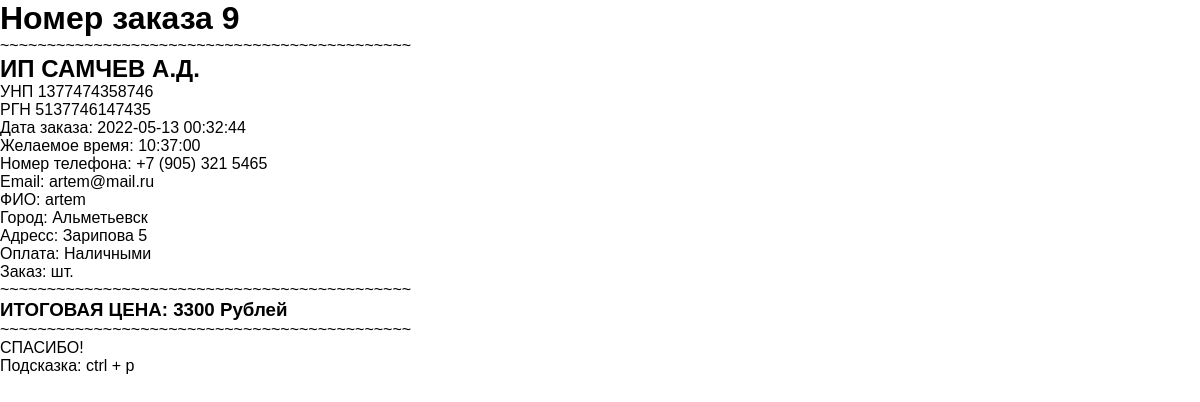
The page /user-cheque.php (signed in) on the database its author committed.
### tables this page shows
CREATE TABLE `orders2` (
  `id` int(11) NOT NULL,
  `name` varchar(255) NOT NULL,
  `email` varchar(255) NOT NULL,
  `phone` varchar(255) NOT NULL,
  `comment` varchar(255) NOT NULL,
  `price` varchar(255) NOT NULL,
  `payment` varchar(255) NOT NULL,
  `city` varchar(255) NOT NULL,
  `street` varchar(255) NOT NULL,
  `status` varchar(255) NOT NULL,
  `date` date NOT NULL,
  `time` datetime NOT NULL,
  `time2` time NOT NULL
);

### user-cheque.php (the view, shortened to what this page needs)
<?php
$host = 'localhost';
$user = 'root';
$password = '';
$dbName = 'inferno';
$link = mysqli_connect($host,$user,$password,$dbName);
mysqli_query($link,"SET NAMES 'utf 8'");
$email = $_SESSION['email'];
$query1 = "SELECT * FROM Orders2 WHERE Status='Завершён' AND email='$email'";
$result1 = mysqli_query($link, $query1);
while ($row = mysqli_fetch_array($result1)) {
    $id=$row['id'];
    $street=$row['street'];
    $phone=$row['phone'];
    $time=$row['time'];
    $price=$row['price'];
    $city=$row['city'];
    $name=$row['name'];
    $payment=$row['payment'];
    $time2=$row['time2'];
};
?>
<!DOCTYPE html>
<html lang="en">
<head>
    <link rel="stylesheet" href="css/style.css">
</head>
<body class="block-check-par">
    <div class="block-check">
        <h1>Номер заказа <?php echo  $id ?></h1>
        <p>~~~~~~~~~~~~~~~~~~~~~~~~~~~~~~~~~~~~~~~~~~~~</p>
        <h2>ИП САМЧЕВ А.Д.</h2>
        <p>УНП 1377474358746</p>
        <p>РГН 5137746147435</p>
        <p>Дата заказа: <?php echo  $time ?> </p>
        <p>Желаемое время: <?php echo  $time2 ?></p>
        <p>Номер телефона: <?php echo  $phone ?></p>
        <p>Email: <?php echo  $email ?></p>
        <p>ФИО: <?php echo  $name ?></p>
        <p>Город: <?php echo  $city?></p>
        <p>Адресс: <?php echo  $street ?></p>
        <p>Оплата: <?php echo  $payment ?></p>
        <p>Заказ: <?php echo  $name2 ?>  <?php echo  $quantity ?>шт.</p>
        <p>~~~~~~~~~~~~~~~~~~~~~~~~~~~~~~~~~~~~~~~~~~~~</p>
        <h3>ИТОГОВАЯ ЦЕНА: <?php echo  $price .' ' .'Рублей' ?></h3>
        <p>~~~~~~~~~~~~~~~~~~~~~~~~~~~~~~~~~~~~~~~~~~~~</p>
        <p>СПАСИБО!</p>
    </div>
    <span>Подсказка: ctrl + p</span>
</body>
</html>

### css/style.css (style rules this page uses)
* { font-family: "Montserrat", sans-serif; margin: 0; padding: 0; box-sizing: border-box; }
html, body { height: 100%; }

### rows shown on the page
orders2: id "9", time "2022-05-13 00:32:44", time2 "10:37:00", phone "+7 (905) 321 5465", name "artem", city "Альметьевск", street "Зарипова 5", payment "Наличными", price "3300"

### other values the page prints
$email "artem@mail.ru"
